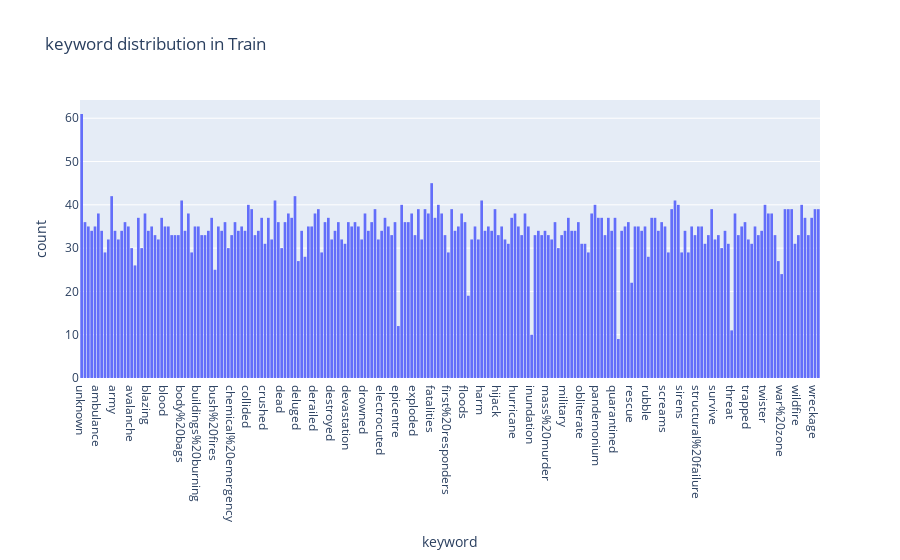
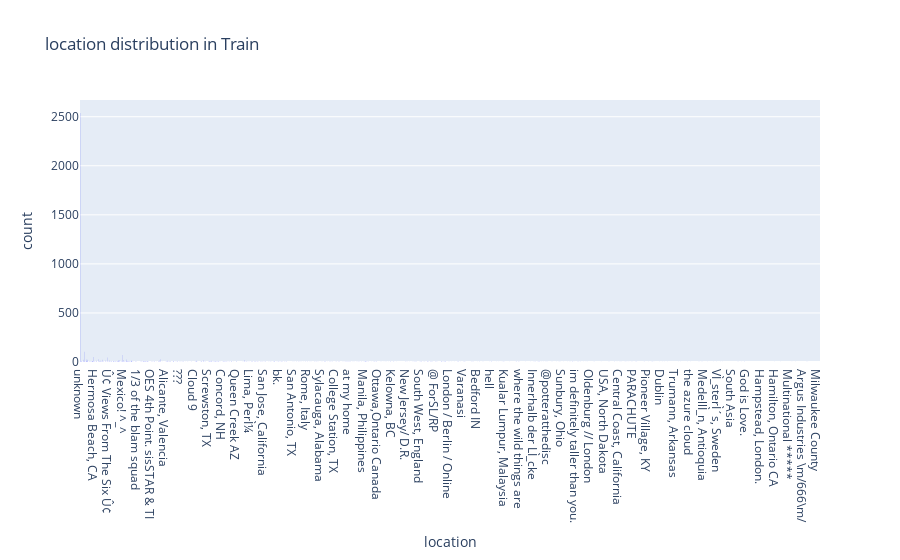
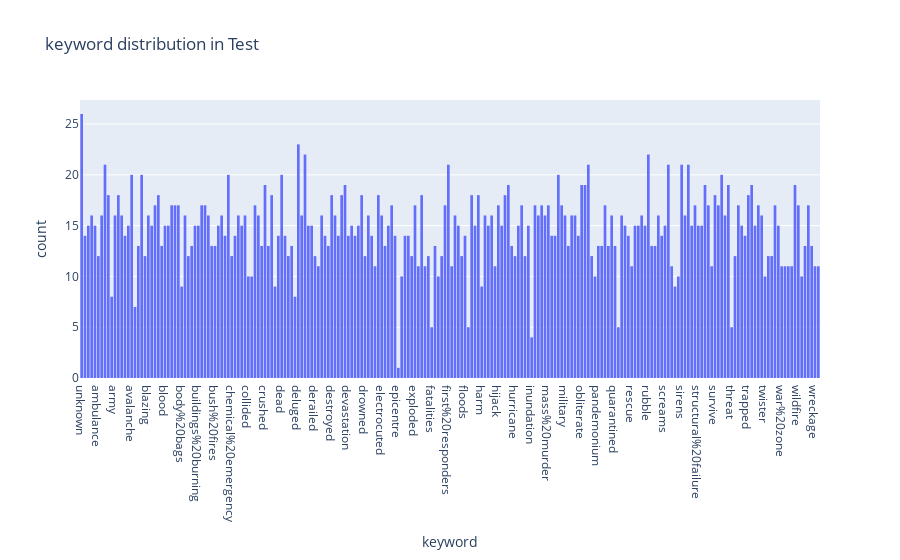
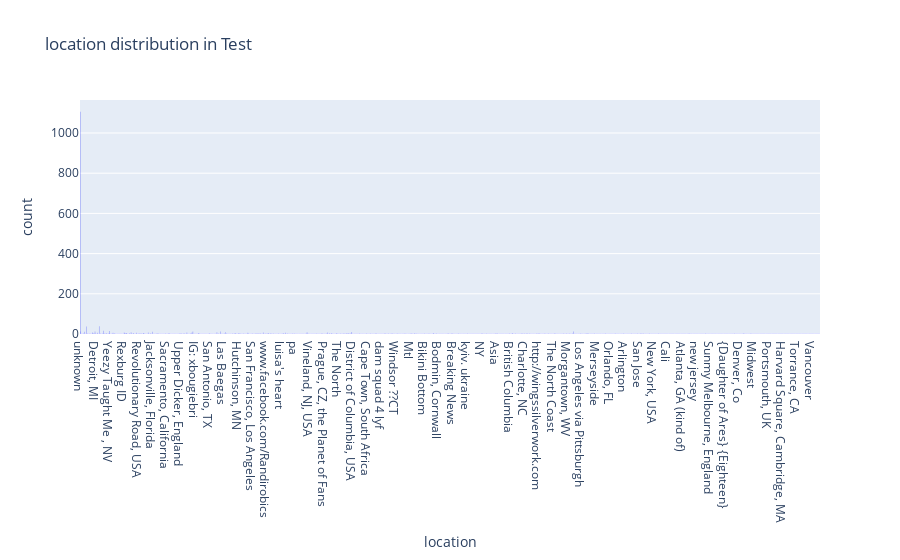

Write notebook code for charts like these, in order.
### Code cell
dataframes = replace_and_plot_hist(dataframes, columns)

### Figure 1 — Plotly figure (JSON) as saved in the notebook; plotly's stock layout.template omitted (floating-point values rounded to 4 significant figures; data arrays with more than 128 entries replaced by an {"elided": "..."} marker saying what was removed)
{"data": [{"alignmentgroup": "True", "bingroup": "x", "hovertemplate": "keyword=%{x}<br>count=%{y}<extra></extra>", "legendgroup": "", "marker": {"color": "#636efa", "pattern": {"shape": ""}}, "name": "", "offsetgroup": "", "orientation": "v", "showlegend": false, "type": "histogram", "x": {"elided": "7613 str values"}, "xaxis": "x", "yaxis": "y"}], "layout": {"barmode": "relative", "legend": {"tracegroupgap": 0}, "title": {"text": "keyword distribution in Train"}, "xaxis": {"anchor": "y", "domain": [0, 1], "title": {"text": "keyword"}}, "yaxis": {"anchor": "x", "domain": [0, 1], "title": {"text": "count"}}}}

### Figure 2 — Plotly figure (JSON) as saved in the notebook; plotly's stock layout.template omitted (floating-point values rounded to 4 significant figures; data arrays with more than 128 entries replaced by an {"elided": "..."} marker saying what was removed)
{"data": [{"alignmentgroup": "True", "bingroup": "x", "hovertemplate": "location=%{x}<br>count=%{y}<extra></extra>", "legendgroup": "", "marker": {"color": "#636efa", "pattern": {"shape": ""}}, "name": "", "offsetgroup": "", "orientation": "v", "showlegend": false, "type": "histogram", "x": {"elided": "7613 str values"}, "xaxis": "x", "yaxis": "y"}], "layout": {"barmode": "relative", "legend": {"tracegroupgap": 0}, "title": {"text": "location distribution in Train"}, "xaxis": {"anchor": "y", "domain": [0, 1], "title": {"text": "location"}}, "yaxis": {"anchor": "x", "domain": [0, 1], "title": {"text": "count"}}}}

### Figure 3 — Plotly figure (JSON) as saved in the notebook; plotly's stock layout.template omitted (floating-point values rounded to 4 significant figures; data arrays with more than 128 entries replaced by an {"elided": "..."} marker saying what was removed)
{"data": [{"alignmentgroup": "True", "bingroup": "x", "hovertemplate": "keyword=%{x}<br>count=%{y}<extra></extra>", "legendgroup": "", "marker": {"color": "#636efa", "pattern": {"shape": ""}}, "name": "", "offsetgroup": "", "orientation": "v", "showlegend": false, "type": "histogram", "x": {"elided": "3263 str values"}, "xaxis": "x", "yaxis": "y"}], "layout": {"barmode": "relative", "legend": {"tracegroupgap": 0}, "title": {"text": "keyword distribution in Test"}, "xaxis": {"anchor": "y", "domain": [0, 1], "title": {"text": "keyword"}}, "yaxis": {"anchor": "x", "domain": [0, 1], "title": {"text": "count"}}}}

### Figure 4 — Plotly figure (JSON) as saved in the notebook; plotly's stock layout.template omitted (floating-point values rounded to 4 significant figures; data arrays with more than 128 entries replaced by an {"elided": "..."} marker saying what was removed)
{"data": [{"alignmentgroup": "True", "bingroup": "x", "hovertemplate": "location=%{x}<br>count=%{y}<extra></extra>", "legendgroup": "", "marker": {"color": "#636efa", "pattern": {"shape": ""}}, "name": "", "offsetgroup": "", "orientation": "v", "showlegend": false, "type": "histogram", "x": {"elided": "3263 str values"}, "xaxis": "x", "yaxis": "y"}], "layout": {"barmode": "relative", "legend": {"tracegroupgap": 0}, "title": {"text": "location distribution in Test"}, "xaxis": {"anchor": "y", "domain": [0, 1], "title": {"text": "location"}}, "yaxis": {"anchor": "x", "domain": [0, 1], "title": {"text": "count"}}}}
